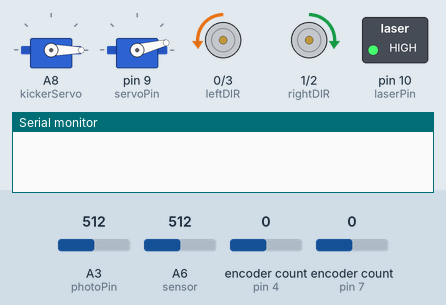
This program was run on a simulated Teensy 4. Shown: 2 × servo, direction and speed pins drawn as motors (green arrow = direction pin HIGH = forward, orange = LOW = backward, longer = more drive), switched loads named in the program (green lamp = pin HIGH), the last lines printed to the serial monitor. Inputs (shaded band) come from the test bench; at power-on: A6 (sensor) = 512, A3 (photoPin) = 512, encoder count (sensors on pin 4, pin 7) 0.

Above: at 0.1 s.
At 1.2 s:
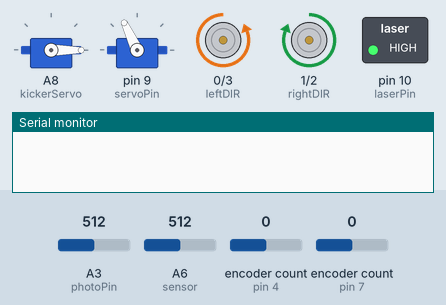
1.3 s: A6 (sensor) set to 390
At 1.7 s:
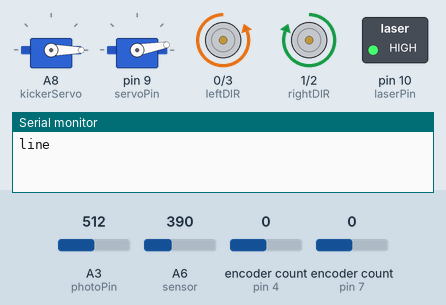
Timing chart, 0 to 31.9 s (numbered marks = the images above; inputs shaded):
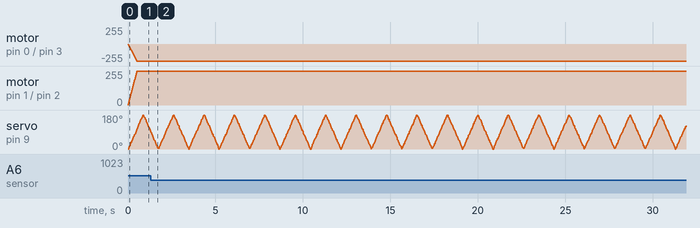

The program:

main.cpp
```cpp
#include <Arduino.h>
#include "motors.h"
#include "sensors.h"
#include "phototransistor.h"
#include "servo_lib.h"

void line();

#define MAX_SWEEP_ANGLE 180
#define MIN_SWEEP_ANGLE 0

#define Kp .7 // proportional gain for steering

const int photoPin = A3;  // pin 16
const int servoPin = 9;
const int laserPin = 10;

const double angle_target = 115;

static volatile int lineCOunt = 0;

int loopCount = 0;

void setup() {
  Serial.begin(9600);

  motorSetup();
  kickerSevoAngle(0);

  setMotorSpeeds(100, 100);
  sensorSetup(1, line);

  // Servo setup
  servo_Startup(servoPin, MIN_SWEEP_ANGLE, MAX_SWEEP_ANGLE, 0.5); // servo that sweeps from 0° to 90° over 3 seconds

  // Phototransistor setup
  photo_Startup(photoPin, angle_target);

  // Laser setup
  pinMode(laserPin, OUTPUT);
  digitalWrite(laserPin, HIGH); // turn laser on


}

void loop() {
  delay(10);
  // put your main code here, to run repeatedly:
  static int steerDir = 0;
  static int shootDir = 0;

  static int leftVelocity = 100;
  static int rightVelocity = 100;

  //read line sensor
  readPhotoTransistor();

  // update phototransistor
  photo_Read(servo_GetAngle());


  if (photo_Steer(&steerDir)){ // photo_Steer() must be called BEFORE photo_FindGoalie()
      Serial.println(steerDir);
      leftVelocity = 100 - steerDir * Kp;
      rightVelocity = 100 + steerDir * Kp;
      setMotorSpeeds(leftVelocity, rightVelocity);
  }


  photo_FindGoalie(&shootDir);

  // Sweep servo
  // To avoid getting out of sync with our laser system, we reset it every time the servo changes direction.
  if(servo_Sweep() == 1){ // servo changed directions this loop
    photo_Reset();
  }

  if (lineCOunt == 6) { // if we have seen 6 lines keep driving for 0.1s and kick the ball
    setMotorSpeeds(100, 100);
    delay(1200); // time to go 6in, subtract time to kick, also turn

    //turn
    if (shootDir == 0) { //goalie on left, turn right to shoot for right
      setMotorSpeeds(200, 100);
    } else {
      setMotorSpeeds(100, 200);
    }

    delay(400);

    //kick
    kickerSevoAngle(180);

    setMotorSpeeds(0, 0);
    while(1){} //stop for now
  }

}

//callback function for line sensor
void line() {
  Serial.println("line");
  lineCOunt++;
}
```

motors.cpp
```cpp
#include <Arduino.h>
#include <Servo.h>
#include <Encoder.h>
#include <IntervalTimer.h>
#include "motors.h"

IntervalTimer myTimer;

//create a servo object for kicker
Servo kickerServo;

// motor pins
int leftPWM = 3;
int leftDIR = 0;
int rightPWM = 2;
int rightDIR = 1;

// encoder pins
int leftEncoderA = 4;
int leftEncoderB = 5;
int rightEncoderA = 6;
int rightEncoderB = 7;

// swap A and B if turning the motor forwards gives a negative position
Encoder encoderLeft(leftEncoderA, leftEncoderB);
Encoder encoderRight(rightEncoderB, rightEncoderA);
long encoderCountLeft  = 0;
long encoderCountRight = 0;

// variables shared between loop() and motorPID()
volatile float desiredLeftVelocity = 0;
volatile float desiredRightVelocity = 0;
volatile float KP = 0.05; // how hard to try to follow the desired velocity

void motorPID();

void motorSetup() {

  //attach the servo to pin 9
  kickerServo.attach(22);
  //set the servo to 0 degrees
  kickerServo.write(0);

  //left motor
  pinMode(leftPWM, OUTPUT);
  pinMode(leftDIR, OUTPUT);
  analogWrite(leftPWM, 0);
  digitalWrite(leftDIR, LOW);

  //right motor
  pinMode(rightPWM, OUTPUT);
  pinMode(rightDIR, OUTPUT);
  analogWrite(rightPWM, 0);
  digitalWrite(rightDIR, LOW);

  // turn on the automatic function call to control the motor velocities
  myTimer.begin(motorPID, 10000);  //(in microseconds) run motorPID() every 0.01s (100Hz)

}

void motorPID() {
  static float prevLeftAngle = 0;
  static float prevRightAngle = 0;
  static int leftDuty = 0;
  static int rightDuty = 0;

  float leftAngle, leftVelocity;
  float rightAngle, rightVelocity;

  // calculate the motor angles
  encoderCountLeft = encoderLeft.read();
  encoderCountRight = encoderRight.read();
  leftAngle = encoderCountLeft * 360.0 / 1632.0;
  rightAngle = encoderCountRight * 360.0 / 1632.0;

  // calculate the motor velocities (to do: filter for smoothness)
  leftVelocity = (leftAngle - prevLeftAngle) / 0.01;
  rightVelocity = (rightAngle - prevRightAngle) / 0.01;


  // remember the position for next time (needed for velocity calculation)
  prevLeftAngle = leftAngle;
  prevRightAngle = rightAngle;

  // calculate error in velocity
  float leftVelocityError = desiredLeftVelocity - leftVelocity;
  float rightVelocityError = desiredRightVelocity - rightVelocity;

  // if the velocity error is 0, then continue to use the duty cycle
  // else change the duty cycle accordingly
  int leftDutyChange = KP * leftVelocityError;
  leftDuty += leftDutyChange;
  if (leftDuty < -255) {
    leftDuty = -255;
  }
  if (leftDuty > 255) {
    leftDuty = 255;
  }
  if (leftDuty < 0) {
    digitalWrite(leftDIR, HIGH);
  }
  else {
    digitalWrite(leftDIR, LOW);
  }
  analogWrite(leftPWM, leftDuty);

  int rightDutyChange = KP * rightVelocityError;
  rightDuty += rightDutyChange;
  if (rightDuty < -255) {
    rightDuty = -255;
  }
  if (rightDuty > 255) {
    rightDuty = 255;
  }
  if (rightDuty < 0) {
    digitalWrite(rightDIR, LOW);
  }
  else {
    digitalWrite(rightDIR, HIGH);
  }
  analogWrite(rightPWM, rightDuty);

}


// set the desired motor speeds
void setMotorSpeeds(float leftSpeed, float rightSpeed) {
  desiredLeftVelocity = leftSpeed;
  desiredRightVelocity = rightSpeed;
}

// set the kicker servo angle
void kickerSevoAngle(int angle){
    kickerServo.write(angle);
}
```

motors.h
```cpp
#define __MOTORS_H__
#ifdef __MOTORS_H__

void motorSetup();
void setMotorSpeeds(float leftSpeed, float rightSpeed);
void kickerSevoAngle(int angle);

#endif // __MOTORS_H__
```

phototransistor.cpp
```cpp
#include "phototransistor.h"
#include <Arduino.h>


volatile int photoPin;
volatile double hit_angles_array[200];
volatile bool target_hit;
volatile int hits;
volatile double midpoint_target;

void photo_Startup(int pin, double angle_target){
    photoPin = pin;
    target_hit = false;
    hits = 0;
    midpoint_target = angle_target;
}

// returns 1 if hits target
int photo_Read(double servo_angle){

    int photoVal = photo_GetValue();

    if(photoVal > 150 && !target_hit){   // adjust sensitivity here

        target_hit = true;
        hits++;
        hit_angles_array[hits-1] = servo_angle;
        return 1;
    } else if(photoVal < 100 && target_hit){
        target_hit = false;
    }

    return 0;
}


// returns 1 if a result was found, 0 if it needs to keep sweeping
// assigns "result" proportional to how far we need to steer, with + being left and - being right
// NOTE: MUST BE CALLED BEFORE FindGoalie()
int photo_Steer(int* result){
    if (hits == 3){  // we've seen 3 targets
        double left = hit_angles_array[2];
        double right = hit_angles_array[0];

        if (left < right){ // check that 3rd hit is the left goalpost
          right = left;     // if backwards, switch them.
          left = hit_angles_array[0];
        }

        double midpoint = (left + right) / 2;

        *result = midpoint - midpoint_target;
        return 1;
    }
    return 0; // not enough hits to do calculation
}

// returns 1 if a result was found, 0 if it needs to keep sweeping
// assigns "result" to 0 if goalie is on LEFT, 1 if goalie is on RIGHT
int photo_FindGoalie(int* result){
    if (hits >= 3){  // we've seen 3 targets
        hits = 0;      // reset hits counter and therefore the hit_angles_array[]

        double left = hit_angles_array[2];
        double goalie = hit_angles_array[1];
        double right = hit_angles_array[0];


        if (left < right){ // check that 3rd hit is the left goalpost
          right = left;     // if backwards, switch them.
          left = hit_angles_array[0];
        }

        float goal_width = left - right;
        if (goalie > goal_width/2 + right){ // goalie is on left side
          *result = 0;
          return 1;
        } else {                             // goalie on right side
          *result = 1;
          return 1;
        }
    }
    return 0;
}

void photo_Reset(void){
    hits = 0;
}

int photo_GetValue(void){
    return analogRead(photoPin);
}
```

phototransistor.h
```cpp
#ifndef photo
#define photo

#include <Arduino.h>

// run before everything else
void photo_Startup(int pin, double angle_target);

// run every loop.
// returns 1 if hits target.
// takes in the current angle of the servo, so it can record it if it hits.
int photo_Read(double servo_angle);

// returns 1 if a result was found, 0 if it needs to keep sweeping
// assigns "result" proportional to how far we need to steer, with + being left and - being right
// NOTE: MUST BE CALLED BEFORE FindGoalie()
int photo_Steer(int* result);

// run every loop.
// returns 1 if a result was found, 0 if it needs to keep sweeping
// assigns "result" to 0 if goalie is on LEFT, 1 if goalie is on RIGHT
int photo_FindGoalie(int* result);

// used to avoid getting "out of sync" with the servo
void photo_Reset(void);

// get current value of phototransistor, from 0 to 1024
int photo_GetValue(void);

#endif
```

sensors.cpp
```cpp
#include "sensors.h"
#include <Arduino.h>
#include <IntervalTimer.h>


#define LINE_THRESHOLD 400

//IntervalTimer sensorTimer;

void (*callback)();
int callbackLineCount;

//setup the line sensor
void sensorSetup(int lineCount, void (*kick)()) {
    pinMode(A6, INPUT);
    callback = kick;
    callbackLineCount = lineCount;
    //sensorTimer.begin(readPhotoTransistor, 100000);

}

//read the line sensor
void readPhotoTransistor() {
    static int lineCount = 0;
    static bool onLine = false;

    int phototrasistorVoltage = analogRead(A6);

    //check if the phototrasistor is on the line
    if (phototrasistorVoltage < LINE_THRESHOLD) {
        if (!onLine) { //if the phototrasistor was not on the line last time
            lineCount++; //increment the line count
            onLine = true; //set the onLine variable to true
        }
    } else { //if the phototrasistor is not on the line
        onLine = false;
    }

    //if the line count is equal to the callback line count, call the callback function
    if (lineCount == callbackLineCount) {
        lineCount = 0;
        callback();
    }


}
```

sensors.h
```cpp
#define __SENSORS_H__
#ifdef __SENSORS_H__

void sensorSetup(int lineCount, void (*kick)());
void readPhotoTransistor();

#endif // __MOTORS_H__
```

servo_lib.cpp
```cpp
#include <Servo.h>
#include "servo_lib.h"

Servo servo;

double servo_angle;
int servo_dir;
double MAX_SWEEP_ANGLE;
double MIN_SWEEP_ANGLE;
unsigned long prev_time;
double inc;
const unsigned int inc_time = 10; // update at 100 Hz


void servo_Startup(int pin, double min, double max, double sweepTime){
    servo.attach(pin);

    prev_time = millis();
    MAX_SWEEP_ANGLE = max;
    MIN_SWEEP_ANGLE = min;

    servo_dir = 0; // forward
    servo_angle = MIN_SWEEP_ANGLE;

    inc = (MAX_SWEEP_ANGLE - MIN_SWEEP_ANGLE) * (inc_time/1000.0) / sweepTime; // sweep every sweepTime seconds

    servo.write(MIN_SWEEP_ANGLE); // start at min

    //servo.write((min + max) / 2);
    //while(1){}
}

int servo_Sweep(){
    int changed_dir = 0;
    if(servo_dir == 0 && millis() > prev_time + inc_time){
        servo_angle += inc;  // rotate 180° every second
        prev_time = millis();
        if(servo_angle >= MAX_SWEEP_ANGLE){
        servo_dir = 1;
        changed_dir = 1; // to return the fact that we changed directions
        }
    } else if (servo_dir == 1 && millis() > prev_time + inc_time){
        servo_angle -= inc;  // rotate 180° every second
        prev_time = millis();
        if(servo_angle <= MIN_SWEEP_ANGLE){
            servo_dir = 0;
            changed_dir = 1; // to return the fact that we changed directions
        }
    }
    servo.write((int)servo_angle);
    return changed_dir;
}

double servo_GetAngle(){
    return servo_angle;
}
```

servo_lib.h
```cpp
#ifndef servo_lib
#define servo_lib

#include <Arduino.h>

// run before everything else.
// "max" and "min" and the sweeping range
void servo_Startup(int pin, double max, double min, double sweepTime);

// run every loop
// returns a 1 if the servo changed direction on this call of the function, 0 otherwise
int servo_Sweep();

// returns current angle of the servo
double servo_GetAngle();

#endif
```
